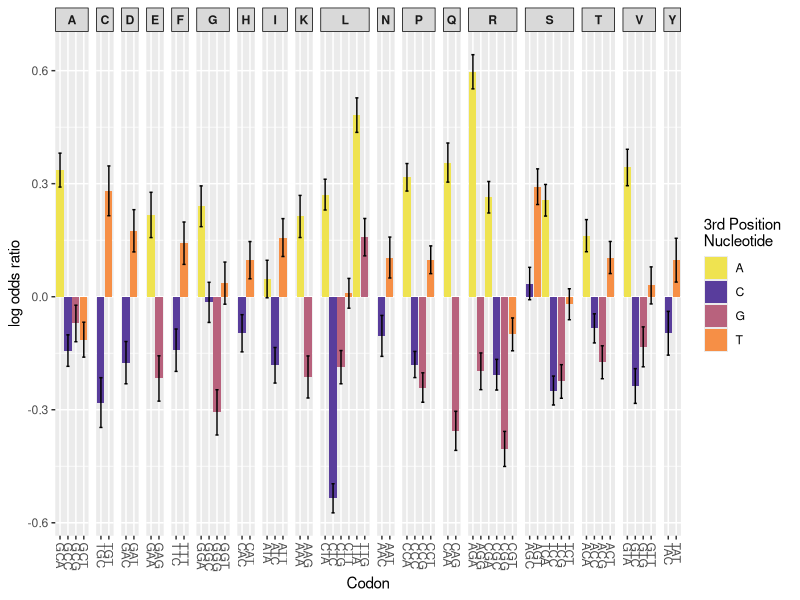

Write the R code that produced this figure.

library(ggplot2)

#Reading in the Prot.FCC log odds 
data = read.csv("Osterman_log_odds.csv", h = TRUE)

pdf("figure_4A.pdf", width = 10, height = 5) #Creating a blank PDF file
fig9 = ggplot(data, aes(x = Codon, y = Log_Odds)) + #Creating a ggplot with the log odds assigned to the Y axis and the codons on the X 
	geom_col(aes(fill = Last_base)) + #Adding bars that are coloured by the third base of the codon
	scale_fill_manual(values = c("#EFE350FF", "#593D9CFF", "#B8627DFF", "#F68F46FF")) + #assigning the bar colours to the 4 nucleotide
	geom_errorbar(aes(ymin = Log_Odds - Std_Error, ymax = Log_Odds + Std_Error, width = 0.4), colour = "black") + #Adding error bars
	facet_grid(~Amino_acid, scales = "free_x", space = "free_x") + #Separating the codons by their respective amino acids 
	scale_x_discrete(guide = guide_axis(angle = -90)) + #Rotating x-axis labels 
	labs(x = "Codon", y = "log odds ratio", fill = "3rd Position \nNucleotide") + #Labelling axis 
	theme(strip.text.x = element_text(face = "bold"), strip.background = element_rect(color = "black")) #Making the amino acid labels bold and the outline of the box label black 
print(fig9)
dev.off()


